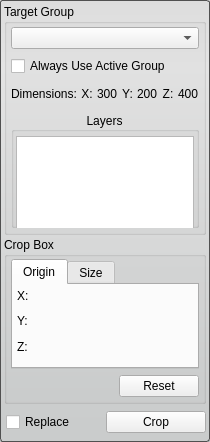
<?xml version="1.0" encoding="UTF-8"?>
<ui version="4.0">
 <class>CropToolInterface</class>
 <widget class="QWidget" name="CropToolInterface">
  <property name="geometry">
   <rect>
    <x>0</x>
    <y>0</y>
    <width>210</width>
    <height>442</height>
   </rect>
  </property>
  <property name="sizePolicy">
   <sizepolicy hsizetype="Preferred" vsizetype="MinimumExpanding">
    <horstretch>0</horstretch>
    <verstretch>0</verstretch>
   </sizepolicy>
  </property>
  <property name="minimumSize">
   <size>
    <width>0</width>
    <height>250</height>
   </size>
  </property>
  <property name="maximumSize">
   <size>
    <width>16777215</width>
    <height>16777215</height>
   </size>
  </property>
  <property name="baseSize">
   <size>
    <width>650</width>
    <height>0</height>
   </size>
  </property>
  <property name="windowTitle">
   <string>Crop Tool</string>
  </property>
  <property name="styleSheet">
   <string notr="true">QWidget#CropToolInterface{
	border-radius: 3px;
	border: 1px solid rgb(80, 80,80);
	background-color: qlineargradient(spread:pad, x1:0.5, y1:0, x2:0.5, y2:0.960227, stop:0 rgba(221, 221, 221, 255), stop:0.155779 rgba(228, 228, 228, 255), stop:1 rgba(202, 204, 204, 255));      
}</string>
  </property>
  <layout class="QVBoxLayout" name="verticalLayout_7">
   <property name="spacing">
    <number>2</number>
   </property>
   <property name="margin">
    <number>4</number>
   </property>
   <item>
    <widget class="QGroupBox" name="target_groupbox_">
     <property name="title">
      <string>Target Group</string>
     </property>
     <property name="flat">
      <bool>false</bool>
     </property>
     <layout class="QVBoxLayout" name="verticalLayout_4">
      <property name="leftMargin">
       <number>4</number>
      </property>
      <property name="topMargin">
       <number>2</number>
      </property>
      <property name="rightMargin">
       <number>4</number>
      </property>
      <property name="bottomMargin">
       <number>4</number>
      </property>
      <item>
       <widget class="QWidget" name="widget_9" native="true">
        <layout class="QVBoxLayout" name="verticalLayout_5">
         <property name="spacing">
          <number>2</number>
         </property>
         <property name="margin">
          <number>0</number>
         </property>
         <item>
          <widget class="QWidget" name="widget_10" native="true">
           <property name="minimumSize">
            <size>
             <width>0</width>
             <height>24</height>
            </size>
           </property>
           <property name="maximumSize">
            <size>
             <width>16777215</width>
             <height>24</height>
            </size>
           </property>
           <layout class="QHBoxLayout" name="horizontalLayout_6">
            <property name="spacing">
             <number>0</number>
            </property>
            <property name="margin">
             <number>0</number>
            </property>
            <item>
             <widget class="QComboBox" name="target_group_">
              <property name="sizePolicy">
               <sizepolicy hsizetype="Ignored" vsizetype="Fixed">
                <horstretch>0</horstretch>
                <verstretch>0</verstretch>
               </sizepolicy>
              </property>
             </widget>
            </item>
           </layout>
          </widget>
         </item>
        </layout>
       </widget>
      </item>
      <item>
       <widget class="QWidget" name="widget_3" native="true">
        <property name="minimumSize">
         <size>
          <width>0</width>
          <height>20</height>
         </size>
        </property>
        <layout class="QHBoxLayout" name="horizontalLayout">
         <property name="spacing">
          <number>0</number>
         </property>
         <property name="margin">
          <number>0</number>
         </property>
         <item>
          <widget class="QCheckBox" name="use_active_group_">
           <property name="text">
            <string>Always Use Active Group</string>
           </property>
          </widget>
         </item>
        </layout>
       </widget>
      </item>
      <item>
       <widget class="QWidget" name="widget_11" native="true">
        <property name="minimumSize">
         <size>
          <width>0</width>
          <height>24</height>
         </size>
        </property>
        <layout class="QHBoxLayout" name="horizontalLayout_2">
         <property name="spacing">
          <number>0</number>
         </property>
         <property name="margin">
          <number>0</number>
         </property>
         <item>
          <widget class="QLabel" name="dimensions_label_current_">
           <property name="minimumSize">
            <size>
             <width>0</width>
             <height>0</height>
            </size>
           </property>
           <property name="maximumSize">
            <size>
             <width>72</width>
             <height>16777215</height>
            </size>
           </property>
           <property name="layoutDirection">
            <enum>Qt::LeftToRight</enum>
           </property>
           <property name="text">
            <string>Dimensions:</string>
           </property>
          </widget>
         </item>
         <item>
          <widget class="QLabel" name="x_axis_label_current_">
           <property name="text">
            <string>X:</string>
           </property>
           <property name="alignment">
            <set>Qt::AlignCenter</set>
           </property>
          </widget>
         </item>
         <item>
          <widget class="QLabel" name="label_nx_">
           <property name="text">
            <string>300</string>
           </property>
          </widget>
         </item>
         <item>
          <widget class="QLabel" name="y_axis_label_current_">
           <property name="text">
            <string>Y:</string>
           </property>
           <property name="alignment">
            <set>Qt::AlignCenter</set>
           </property>
          </widget>
         </item>
         <item>
          <widget class="QLabel" name="label_ny_">
           <property name="text">
            <string>200</string>
           </property>
          </widget>
         </item>
         <item>
          <widget class="QLabel" name="z_axis_label_current_">
           <property name="text">
            <string>Z:</string>
           </property>
           <property name="alignment">
            <set>Qt::AlignCenter</set>
           </property>
          </widget>
         </item>
         <item>
          <widget class="QLabel" name="label_nz_">
           <property name="text">
            <string>400</string>
           </property>
          </widget>
         </item>
        </layout>
       </widget>
      </item>
      <item>
       <widget class="QGroupBox" name="groupBox">
        <property name="title">
         <string>Layers</string>
        </property>
        <property name="alignment">
         <set>Qt::AlignCenter</set>
        </property>
        <property name="flat">
         <bool>true</bool>
        </property>
        <property name="checkable">
         <bool>false</bool>
        </property>
        <layout class="QVBoxLayout" name="verticalLayout_6">
         <property name="spacing">
          <number>2</number>
         </property>
         <property name="leftMargin">
          <number>2</number>
         </property>
         <property name="topMargin">
          <number>4</number>
         </property>
         <property name="rightMargin">
          <number>2</number>
         </property>
         <property name="bottomMargin">
          <number>2</number>
         </property>
         <item>
          <widget class="QListWidget" name="layer_list_">
           <property name="enabled">
            <bool>true</bool>
           </property>
           <property name="sizePolicy">
            <sizepolicy hsizetype="Ignored" vsizetype="Fixed">
             <horstretch>0</horstretch>
             <verstretch>0</verstretch>
            </sizepolicy>
           </property>
           <property name="minimumSize">
            <size>
             <width>0</width>
             <height>100</height>
            </size>
           </property>
           <property name="maximumSize">
            <size>
             <width>16777215</width>
             <height>100</height>
            </size>
           </property>
           <property name="frameShape">
            <enum>QFrame::StyledPanel</enum>
           </property>
           <property name="selectionMode">
            <enum>QAbstractItemView::MultiSelection</enum>
           </property>
           <property name="resizeMode">
            <enum>QListView::Adjust</enum>
           </property>
          </widget>
         </item>
        </layout>
       </widget>
      </item>
     </layout>
    </widget>
   </item>
   <item>
    <widget class="QGroupBox" name="groupBox_2">
     <property name="title">
      <string>Crop Box</string>
     </property>
     <property name="flat">
      <bool>false</bool>
     </property>
     <layout class="QVBoxLayout" name="verticalLayout">
      <property name="leftMargin">
       <number>4</number>
      </property>
      <property name="topMargin">
       <number>2</number>
      </property>
      <property name="rightMargin">
       <number>4</number>
      </property>
      <property name="bottomMargin">
       <number>4</number>
      </property>
      <item>
       <widget class="QTabWidget" name="tab_widget_">
        <property name="sizePolicy">
         <sizepolicy hsizetype="Ignored" vsizetype="Preferred">
          <horstretch>0</horstretch>
          <verstretch>0</verstretch>
         </sizepolicy>
        </property>
        <property name="tabShape">
         <enum>QTabWidget::Rounded</enum>
        </property>
        <property name="currentIndex">
         <number>0</number>
        </property>
        <property name="elideMode">
         <enum>Qt::ElideNone</enum>
        </property>
        <widget class="QWidget" name="tab">
         <property name="minimumSize">
          <size>
           <width>0</width>
           <height>80</height>
          </size>
         </property>
         <attribute name="title">
          <string>Origin</string>
         </attribute>
         <layout class="QVBoxLayout" name="verticalLayout_3">
          <property name="spacing">
           <number>2</number>
          </property>
          <property name="margin">
           <number>4</number>
          </property>
          <item>
           <widget class="QWidget" name="widget" native="true">
            <layout class="QVBoxLayout" name="verticalLayout_10">
             <property name="spacing">
              <number>2</number>
             </property>
             <property name="margin">
              <number>0</number>
             </property>
             <item>
              <widget class="QLabel" name="x_label_">
               <property name="text">
                <string>X:</string>
               </property>
              </widget>
             </item>
             <item>
              <widget class="QtUtils::QtSliderDoubleCombo" name="crop_origin_x_" native="true"/>
             </item>
            </layout>
           </widget>
          </item>
          <item>
           <widget class="QWidget" name="widget_2" native="true">
            <layout class="QVBoxLayout" name="verticalLayout_11">
             <property name="spacing">
              <number>2</number>
             </property>
             <property name="margin">
              <number>0</number>
             </property>
             <item>
              <widget class="QLabel" name="y_label_">
               <property name="text">
                <string>Y:</string>
               </property>
              </widget>
             </item>
             <item>
              <widget class="QtUtils::QtSliderDoubleCombo" name="crop_origin_y_" native="true"/>
             </item>
            </layout>
           </widget>
          </item>
          <item>
           <widget class="QWidget" name="widget_5" native="true">
            <layout class="QVBoxLayout" name="verticalLayout_12">
             <property name="spacing">
              <number>2</number>
             </property>
             <property name="margin">
              <number>0</number>
             </property>
             <item>
              <widget class="QLabel" name="z_label_">
               <property name="text">
                <string>Z:</string>
               </property>
              </widget>
             </item>
             <item>
              <widget class="QtUtils::QtSliderDoubleCombo" name="crop_origin_z_" native="true"/>
             </item>
            </layout>
           </widget>
          </item>
         </layout>
        </widget>
        <widget class="QWidget" name="tab_2">
         <property name="minimumSize">
          <size>
           <width>0</width>
           <height>80</height>
          </size>
         </property>
         <attribute name="title">
          <string>Size</string>
         </attribute>
         <layout class="QVBoxLayout" name="verticalLayout_22">
          <property name="spacing">
           <number>2</number>
          </property>
          <property name="margin">
           <number>4</number>
          </property>
          <item>
           <widget class="QWidget" name="widget_6" native="true">
            <layout class="QVBoxLayout" name="verticalLayout_2">
             <property name="spacing">
              <number>2</number>
             </property>
             <property name="margin">
              <number>0</number>
             </property>
             <item>
              <widget class="QLabel" name="width_label_">
               <property name="text">
                <string>Width:</string>
               </property>
              </widget>
             </item>
             <item>
              <widget class="QtUtils::QtSliderDoubleCombo" name="crop_width_" native="true"/>
             </item>
            </layout>
           </widget>
          </item>
          <item>
           <widget class="QWidget" name="widget_7" native="true">
            <layout class="QVBoxLayout" name="verticalLayout_8">
             <property name="spacing">
              <number>2</number>
             </property>
             <property name="margin">
              <number>0</number>
             </property>
             <item>
              <widget class="QLabel" name="height_label_">
               <property name="text">
                <string>Height:</string>
               </property>
              </widget>
             </item>
             <item>
              <widget class="QtUtils::QtSliderDoubleCombo" name="crop_height_" native="true"/>
             </item>
            </layout>
           </widget>
          </item>
          <item>
           <widget class="QWidget" name="widget_8" native="true">
            <layout class="QVBoxLayout" name="verticalLayout_9">
             <property name="spacing">
              <number>2</number>
             </property>
             <property name="margin">
              <number>0</number>
             </property>
             <item>
              <widget class="QLabel" name="depth_label_">
               <property name="text">
                <string>Depth:</string>
               </property>
              </widget>
             </item>
             <item>
              <widget class="QtUtils::QtSliderDoubleCombo" name="crop_depth_" native="true"/>
             </item>
            </layout>
           </widget>
          </item>
         </layout>
        </widget>
       </widget>
      </item>
      <item>
       <layout class="QHBoxLayout" name="horizontalLayout_3">
        <item>
         <spacer name="horizontalSpacer">
          <property name="orientation">
           <enum>Qt::Horizontal</enum>
          </property>
          <property name="sizeHint" stdset="0">
           <size>
            <width>40</width>
            <height>20</height>
           </size>
          </property>
         </spacer>
        </item>
        <item>
         <widget class="QPushButton" name="reset_button_">
          <property name="text">
           <string>Reset</string>
          </property>
         </widget>
        </item>
       </layout>
      </item>
     </layout>
    </widget>
   </item>
   <item>
    <widget class="QWidget" name="widget_14" native="true">
     <property name="minimumSize">
      <size>
       <width>0</width>
       <height>32</height>
      </size>
     </property>
     <property name="maximumSize">
      <size>
       <width>16777215</width>
       <height>32</height>
      </size>
     </property>
     <layout class="QHBoxLayout" name="horizontalLayout_5" stretch="1,1">
      <property name="spacing">
       <number>0</number>
      </property>
      <property name="leftMargin">
       <number>2</number>
      </property>
      <property name="topMargin">
       <number>0</number>
      </property>
      <property name="rightMargin">
       <number>0</number>
      </property>
      <property name="bottomMargin">
       <number>0</number>
      </property>
      <item>
       <widget class="QCheckBox" name="replace_checkbox_">
        <property name="sizePolicy">
         <sizepolicy hsizetype="Preferred" vsizetype="Fixed">
          <horstretch>0</horstretch>
          <verstretch>0</verstretch>
         </sizepolicy>
        </property>
        <property name="toolTip">
         <string>Check this box to replace the current layer with the cropped one</string>
        </property>
        <property name="text">
         <string>Replace</string>
        </property>
       </widget>
      </item>
      <item>
       <widget class="QPushButton" name="crop_button_">
        <property name="sizePolicy">
         <sizepolicy hsizetype="Preferred" vsizetype="Fixed">
          <horstretch>0</horstretch>
          <verstretch>0</verstretch>
         </sizepolicy>
        </property>
        <property name="text">
         <string>Crop</string>
        </property>
       </widget>
      </item>
     </layout>
    </widget>
   </item>
  </layout>
 </widget>
 <customwidgets>
  <customwidget>
   <class>QtUtils::QtSliderDoubleCombo</class>
   <extends>QWidget</extends>
   <header location="global">QtUtils/Widgets/QtSliderDoubleCombo.h</header>
   <container>1</container>
  </customwidget>
 </customwidgets>
 <resources/>
 <connections/>
</ui>
